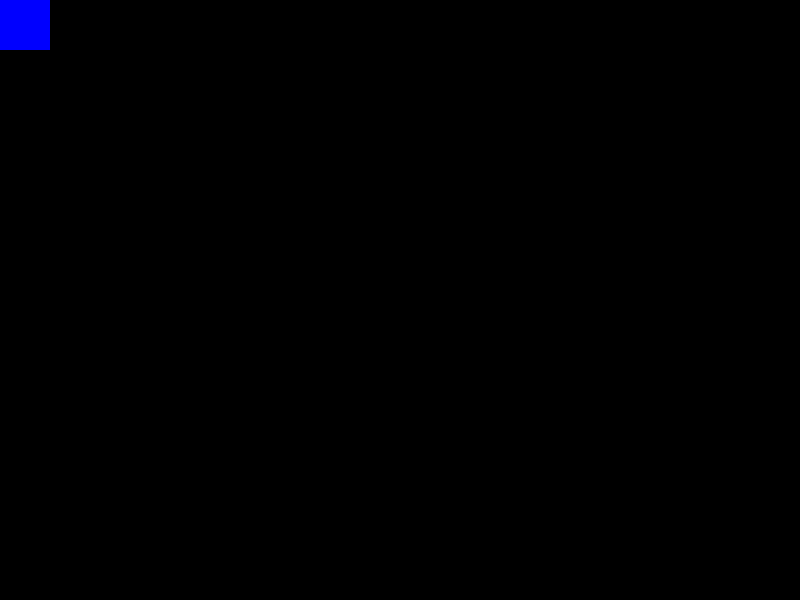
Frame 1 (no input)
Frame 60 (the mouse pressed at the canvas centre just before this capture): identical to frame 1, image omitted
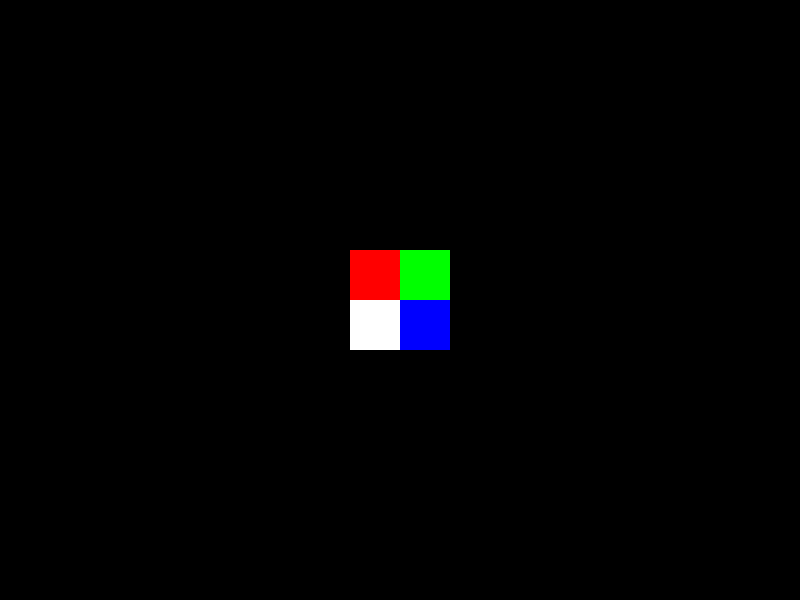
Frame 120 (the mouse held since frame 60 and released just before this capture)

The Processing sketch that drew these frames (run headless with seeded random() and noise(); from frame 60 on, the mouse is pressed at the canvas centre):

// Processing sketch: sketch_F3_functionsMessiah
// ── sketch_F3_functionsMessiah.pde
void setup() {
  size(800, 600);
  noStroke();
}

void drawPatternAroundPoint(int px, int py) {
  fill(255, 0, 0);
  rect(px - 50, py - 50, 50, 50);
  fill(0, 255, 0);
  rect(px, py - 50, 50, 50);
  fill(0, 0, 255);
  rect(px, py, 50, 50);
  fill(255, 255, 255);
  rect(px - 50, py, 50, 50);
}

void draw() {
  background(0);
  
  int mx = mouseX;
  int my = mouseY;
  
  drawPatternAroundPoint(mx, my);
}

/*

void draw() {
  background(0);
  
  int mx = mouseX;
  int my = mouseY;
  
  drawPatternAroundPoint(mx - 100, my - 100);
  drawPatternAroundPoint(mx - 100, my + 100);
  drawPatternAroundPoint(mx + 100, my - 100);
  drawPatternAroundPoint(mx + 100, my + 100);
}

*/
